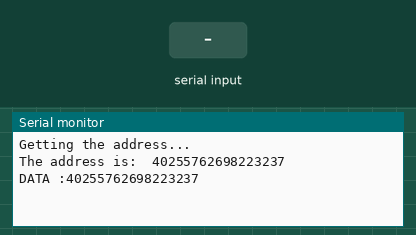
This sketch was run on a simulated Arduino Uno, built with avr-gcc and run on an emulated ATmega328P. On the bench: the last lines printed to the serial monitor. The test bench sets the inputs (shaded band).

Above: at 1.2 s.
1.3 s: "a" received over the second serial link
At 2.5 s:
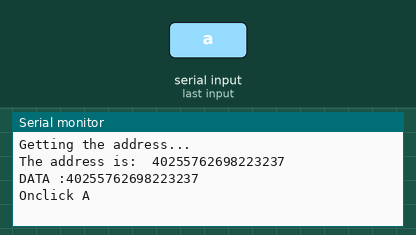
2.8 s: "b" received over the second serial link
At 3.7 s:
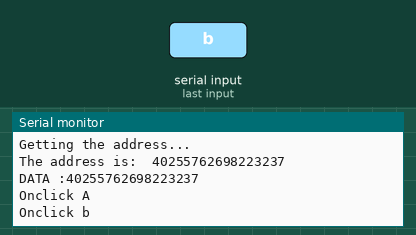

The sketch:

ADDRESS_DS18B20.ino
```cpp
#include <OneWire.h>
#include <SoftwareSerial.h>
SoftwareSerial mySerial(2, 3); // TX, RX

OneWire  ds(10);  // This is where DQ of your DS18B20 will connect.

void setup(void) {
  Serial.begin(9600);
  while (!Serial);
  mySerial.begin(9600);
  getDeviceAddress();
}

void getDeviceAddress(void) {
  byte i;
  byte addr[8];
  String data;
  Serial.println("Getting the address...\n\r");
  while (ds.search(addr)) {
    Serial.print("The address is:\t");
    for ( i = 0; i < 8; i++) {
      Serial.print(addr[i]);
      data += addr[i];
    }
    if ( OneWire::crc8( addr, 7) != addr[7]) {
      Serial.print("CRC is not valid!\n");
      return;
    }
  }
  Serial.println();
  Serial.println("DATA :" + data);
  ds.reset_search();
  return;
}

void loop(void) {
  if (mySerial.available()) {
    char check = mySerial.read();
    if (check == 'a') {
      Serial.println("Onclick A");
    }
    else if (check == 'b') {
      Serial.println("Onclick b");
    }
  }
}
```

Measured:
- after the input at 1.3 s, the serial monitor: prints a new line at once (image 1)
- after the input at 2.8 s, the serial monitor: prints a new line at once (image 2)
